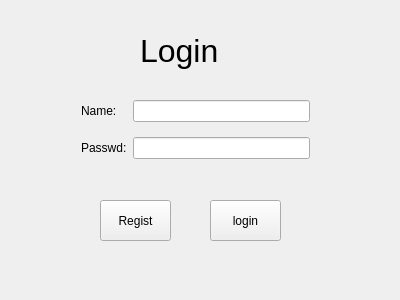
<?xml version="1.0" encoding="UTF-8"?>
<ui version="4.0">
 <class>Widget</class>
 <widget class="QWidget" name="Widget">
  <property name="geometry">
   <rect>
    <x>0</x>
    <y>0</y>
    <width>400</width>
    <height>300</height>
   </rect>
  </property>
  <property name="windowTitle">
   <string>Widget</string>
  </property>
  <widget class="QLabel" name="label">
   <property name="geometry">
    <rect>
     <x>140</x>
     <y>30</y>
     <width>91</width>
     <height>41</height>
    </rect>
   </property>
   <property name="font">
    <font>
     <pointsize>24</pointsize>
    </font>
   </property>
   <property name="text">
    <string>Login</string>
   </property>
  </widget>
  <widget class="QPushButton" name="btn_Regist">
   <property name="geometry">
    <rect>
     <x>100</x>
     <y>200</y>
     <width>71</width>
     <height>41</height>
    </rect>
   </property>
   <property name="text">
    <string>Regist</string>
   </property>
  </widget>
  <widget class="QPushButton" name="btn_login">
   <property name="geometry">
    <rect>
     <x>210</x>
     <y>200</y>
     <width>71</width>
     <height>41</height>
    </rect>
   </property>
   <property name="text">
    <string>login</string>
   </property>
  </widget>
  <widget class="QWidget" name="">
   <property name="geometry">
    <rect>
     <x>70</x>
     <y>80</y>
     <width>251</width>
     <height>101</height>
    </rect>
   </property>
   <layout class="QGridLayout" name="gridLayout">
    <item row="0" column="0">
     <widget class="QLabel" name="label_2">
      <property name="text">
       <string>Name:</string>
      </property>
     </widget>
    </item>
    <item row="0" column="1">
     <widget class="QLineEdit" name="edit_name"/>
    </item>
    <item row="1" column="0">
     <widget class="QLabel" name="label_3">
      <property name="text">
       <string>Passwd:</string>
      </property>
     </widget>
    </item>
    <item row="1" column="1">
     <widget class="QLineEdit" name="edit_pwd">
      <property name="echoMode">
       <enum>QLineEdit::Password</enum>
      </property>
     </widget>
    </item>
   </layout>
  </widget>
 </widget>
 <layoutdefault spacing="6" margin="11"/>
 <resources/>
 <connections/>
</ui>
